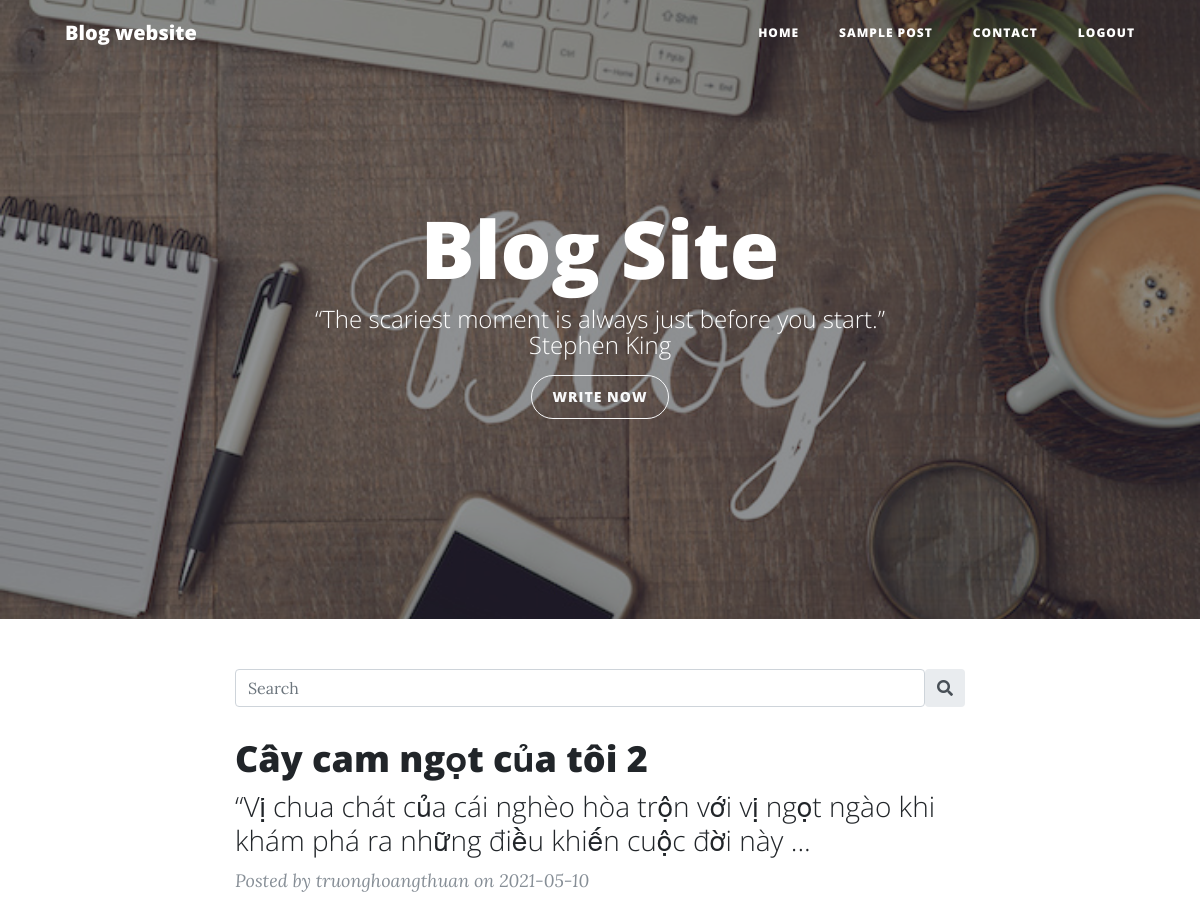
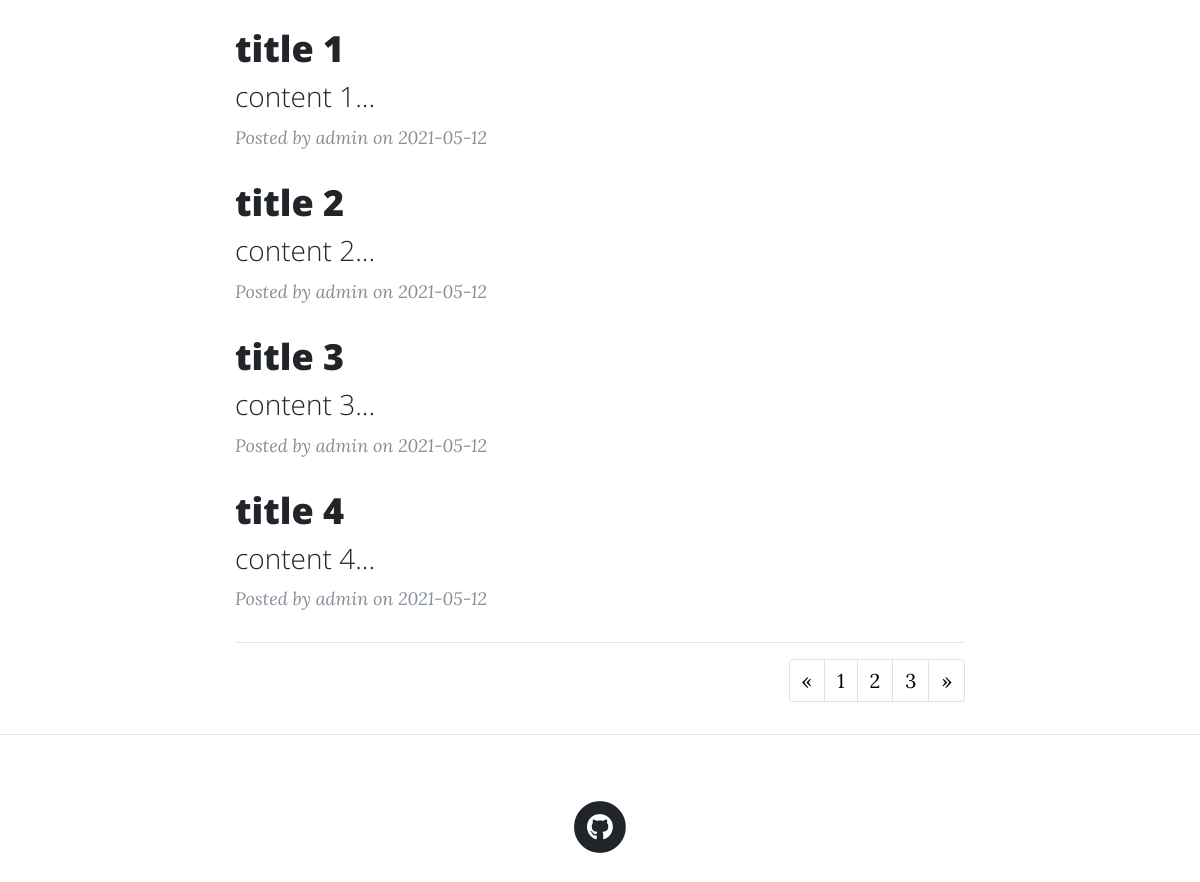
/index.php (signed in), run on the app's committed database (2 pictures, top to bottom).
### tables this page shows
CREATE TABLE `blog` (
  `blog_id` int(10) NOT NULL,
  `user_id` int(10) NOT NULL,
  `blog_date` date NOT NULL DEFAULT current_timestamp(),
  `blog_title` varchar(100) NOT NULL,
  `blog_content` varchar(20000) NOT NULL,
  `blog_img` varchar(255) NOT NULL
);

CREATE TABLE `users` (
  `user_id` int(10) NOT NULL,
  `users_email` varchar(255) NOT NULL,
  `users_username` varchar(255) NOT NULL,
  `users_password` varchar(255) NOT NULL,
  `profile_img` varchar(255) NOT NULL,
  `role_id` varchar(20) DEFAULT NULL
);

### php/show-blog.php (called while the page is built, shortened)
<?php
function getData($i)
{
    $sql = "SELECT * FROM blog ORDER BY blog_date LIMIT $i, 5";
    $result = mysqli_query($GLOBALS['conn'], $sql);
    if (mysqli_num_rows($result) > 0) {
        return $result;
    } else {
        return false;
    }
}
function getUser($id) {
	$sql = "SELECT * FROM users WHERE user_id = $id";
	$result = mysqli_query($GLOBALS['conn'], $sql);
    if (mysqli_num_rows($result) > 0) {
        return $result;
    }
}

### index.php (the view, shortened to what this page needs)
<?php
require_once('./php/show-blog.php');
?>
<!DOCTYPE html>
<html lang="en">
<?php include './templates/head.php'; ?>
<body>
  <?php include './templates/nav.php'; ?>
  <header class="masthead" style="background-image: url('img/blog.jpg')">
    <div class="overlay"></div>
    <div class="container">
      <div class="row">
        <div class="col-lg-8 col-md-10 mx-auto">
          <div class="site-heading">
            <h1>Blog Site</h1>
            <span class="subheading">“The scariest moment is always just before you start.”<br>Stephen King</span>
            <a href="create-blog.php" class="btn btn-outline-light mt-3" style="border-radius: 50px; padding: 0.75em 1.5em">
              Write now
            </a>
          </div>
        </div>
      </div>
    </div>
  </header>
  <div class="container">
    <div class="row">
      <div class="col-lg-8 col-md-10 mx-auto">
        <div class="input-group rounded">
          <input type="text" class="form-control rounded" placeholder="Search" aria-label="Search"
            aria-describedby="search-addon" onkeyup="showHint(this.value)">
          <span class="input-group-text border-0" id="search-addon">
            <i class="fas fa-search"></i>
          </span>
        </div>
        <div class="post-preview" id="basePosts">
          <?php
          $i = $_GET['i'];
          $result = getData($i*5);
          if ($result) {
            while ($row = mysqli_fetch_array($result)) {
          ?>
              <a href="detail.php?id=<?php echo $row['blog_id']; ?>">
                <h2 class="post-title">
                  <?php echo $row['blog_title'] ?>
                </h2>
                <h3 class="post-subtitle">
                  <?php
                  echo mb_substr($row['blog_content'], 0, 100, "UTF-8") . "...";
                  ?>
                </h3>
              </a>
              <p class="post-meta">
                <?php
                  $user = getUser($row['user_id']);
                  while ($row2 = mysqli_fetch_array($user)) {
                    echo "Posted by " . $row2['users_username'] . " on " . $row['blog_date'];
                  }
                ?>
              </p>
            <?php
            }
          } else {
            echo "<h2 class='post-title'>Don't have any blogs here!</h2>";
          }
          ?>
        </div>
        <hr>
        <nav class="float-right" aria-label="Page navigation example">
          <ul class="pagination">
            <li class="page-item">
              <a style="color: black;" class="page-link" href="<?php $i = $_GET['i'];
                                                                      if ($i == 0) echo "index.php?i=0";
                                                                      else echo "index.php?i=" . $i-1;  ?>"
                                                                      aria-label="Previous">
                <span aria-hidden="true">&laquo;</span>
              </a>
            </li>
            <li class="page-item"><a style="color: black;" class="page-link" href="index.php?i=0">1</a></li>
            <li class="page-item"><a style="color: black;" class="page-link" href="index.php?i=1">2</a></li>
            <li class="page-item"><a style="color: black;" class="page-link" href="index.php?i=2">3</a></li>
            <li class="page-item">
              <a style="color: black;" class="page-link" href="<?php $i = $_GET['i'];
                                                                echo "index.php?i=" . $i+1; ?>" aria-label="Next">
                <span aria-hidden="true">&raquo;</span>
              </a>
            </li>
          </ul>
        </nav>
      </div>
    </div>
  </div>
  <hr>
  <?php include './templates/footer.php'; ?>
</body>
</html>

### data on the page
blog: blog_title "Cây cam ngọt của tôi 2", blog_content "“Vị chua chát của cái nghèo hòa trộn với vị ngọt ngào khi khám phá ra những điều khiến cuộc đời này", blog_date "2021-05-10"
users: users_username "truonghoangthuan"
blog: blog_title "title 1", blog_content "content 1", blog_date "2021-05-12"
users: users_username "admin"
blog: blog_title "title 2", blog_content "content 2", blog_date "2021-05-12"
blog: blog_title "title 3", blog_content "content 3", blog_date "2021-05-12"
blog: blog_title "title 4", blog_content "content 4", blog_date "2021-05-12"
